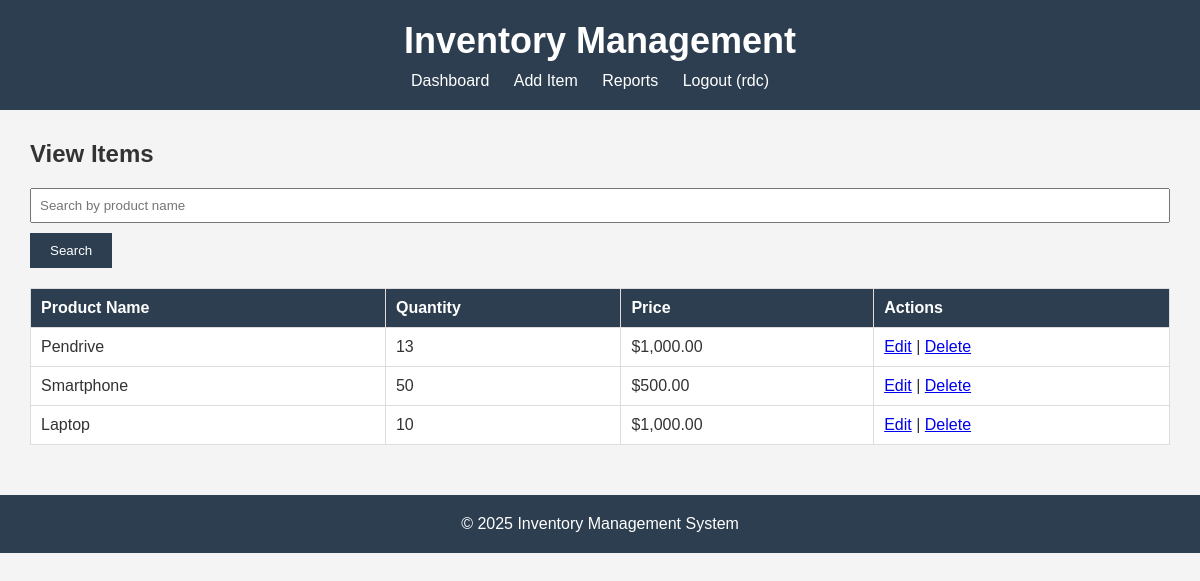
Page /new-inventory-app/view_items.php (signed in) on the committed database.
### tables this page shows
CREATE TABLE `items` (
  `id` int(11) NOT NULL,
  `product_name` varchar(255) NOT NULL,
  `quantity` int(11) NOT NULL,
  `price` decimal(10,2) NOT NULL
);

### new-inventory-app/view_items.php (the view, shortened to what this page needs)
<?php
$conn = new mysqli("localhost", "root", "", "inventory_db");
$searchQuery = "";
if(isset($_GET['search'])){
    $searchQuery = $_GET['search'];
    $stmt = $conn->prepare("SELECT * FROM items WHERE product_name LIKE ? ORDER BY id DESC");
    $searchParam = "%".$searchQuery."%";
    $stmt->bind_param("s", $searchParam);
    $stmt->execute();
    $result = $stmt->get_result();
} else {
    $sql = "SELECT * FROM items ORDER BY id DESC";
    $result = $conn->query($sql);
}
?>
<!DOCTYPE html>
<html lang="en">
<head>
  <link rel="stylesheet" href="styles.css">
</head>
<body>
  <header>
    <h1>Inventory Management</h1>
    <nav>
      <ul>
        <li><a href="index.php">Dashboard</a></li>
        <li><a href="add_item.php">Add Item</a></li>
        <li><a href="report.php">Reports</a></li>
        <li><a href="logout.php">Logout (<?php echo $_SESSION['username']; ?>)</a></li>
      </ul>
    </nav>
  </header>
  <main>
    <section class="view-items">
      <h2>View Items</h2>
      <form method="GET" action="view_items.php">
        <input type="text" name="search" placeholder="Search by product name" value="<?php echo htmlspecialchars($searchQuery); ?>">
        <button type="submit">Search</button>
      </form>
      <table>
        <thead>
          <tr>
            <th>Product Name</th>
            <th>Quantity</th>
            <th>Price</th>
            <th>Actions</th>
          </tr>
        </thead>
        <tbody>
          <?php
          if($result->num_rows > 0){
              while($row = $result->fetch_assoc()){
                  echo "<tr>
                          <td>".$row['product_name']."</td>
                          <td>".$row['quantity']."</td>
                          <td>$".number_format($row['price'],2)."</td>
                          <td>
                              <a href='edit_item.php?id=".$row['id']."'>Edit</a> |
                              <a href='delete_item.php?id=".$row['id']."' onclick=\"return confirm('Are you sure you want to delete this item?');\">Delete</a>
                          </td>
                        </tr>";
              }
          } else {
              echo "<tr><td colspan='4'>No items found</td></tr>";
          }
          ?>
        </tbody>
      </table>
    </section>
  </main>
  <footer>
    <p>&copy; 2025 Inventory Management System</p>
  </footer>
</body>
</html>

### new-inventory-app/styles.css (style rules this page uses)
* { margin: 0; padding: 0; box-sizing: border-box; }
body { font-family: Arial, sans-serif; background-color: #f4f4f4; color: #333; }
header { background-color: #2c3e50; color: white; padding: 20px; text-align: center; }
header h1 { font-size: 36px; }
nav ul { list-style: none; margin-top: 10px; }
nav ul li { display: inline; margin-right: 20px; }
nav ul li a { color: white; text-decoration: none; }
main { padding: 30px; max-width: 1200px; margin: 0 auto; }
h2 { font-size: 24px; margin-bottom: 20px; }
table { width: 100%; border-collapse: collapse; margin-top: 20px; }
table th, table td { padding: 10px; border: 1px solid #ddd; text-align: left; }
table th { background-color: #2c3e50; color: white; }
table td { background-color: white; }
form { margin-bottom: 20px; }
form input[type="text"], form input[type="number"], form input[type="password"] { width: 100%; padding: 8px; margin-bottom: 10px; }
form button { background-color: #2c3e50; color: white; padding: 10px 20px; border: none; cursor: pointer; }
footer { text-align: center; padding: 20px; background-color: #2c3e50; color: white; margin-top: 20px; }

### rows in the picture
items: product_name "Pendrive", quantity "13", price "1,000.00"
items: product_name "Smartphone", quantity "50", price "500.00"
items: product_name "Laptop", quantity "10", price "1,000.00"

### other values in the picture
$_SESSION['username'] "rdc"
